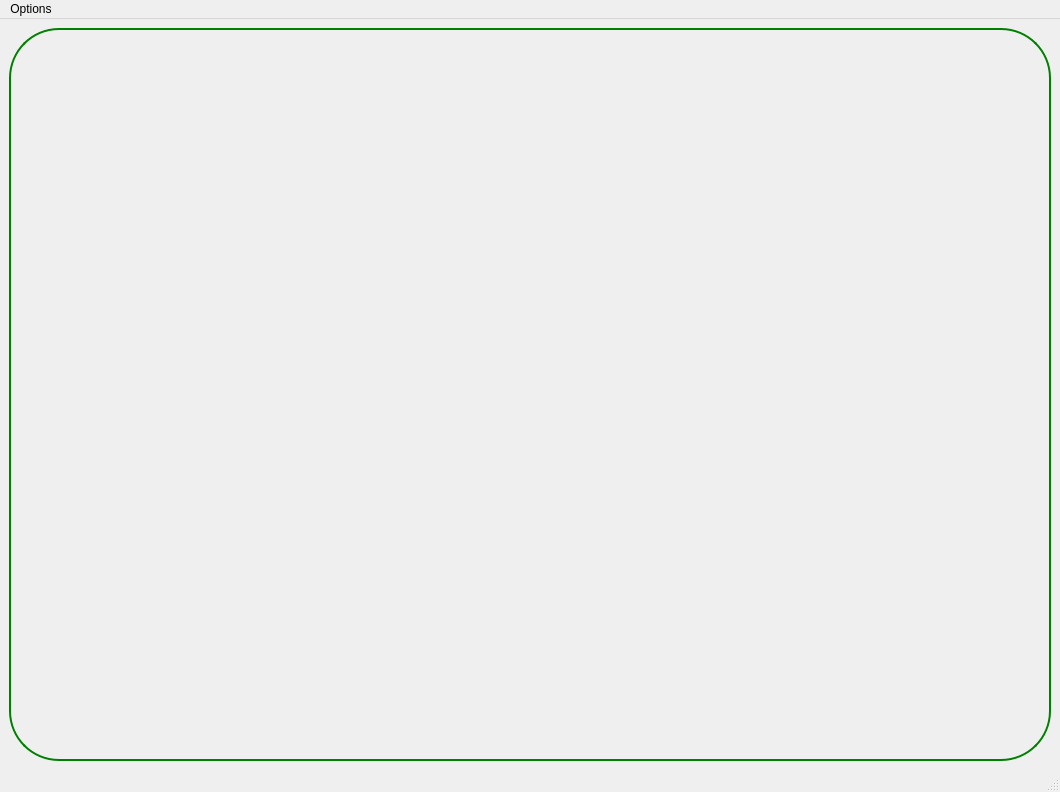
<?xml version="1.0" encoding="UTF-8"?>
<ui version="4.0">
 <class>MainWindow</class>
 <widget class="QMainWindow" name="MainWindow">
  <property name="geometry">
   <rect>
    <x>0</x>
    <y>0</y>
    <width>1060</width>
    <height>792</height>
   </rect>
  </property>
  <property name="windowTitle">
   <string>MainWindow</string>
  </property>
  <property name="styleSheet">
   <string notr="true"/>
  </property>
  <widget class="QWidget" name="centralwidget">
   <layout class="QHBoxLayout" name="horizontalLayout">
    <item>
     <widget class="QLabel" name="label">
      <property name="font">
       <font>
        <family>Futura</family>
        <pointsize>48</pointsize>
        <italic>true</italic>
       </font>
      </property>
      <property name="styleSheet">
       <string notr="true">QLabel{
    border: 2px solid green;
    border-radius: 50px;
    padding: 2px;
	color: black;
}</string>
      </property>
      <property name="text">
       <string/>
      </property>
      <property name="alignment">
       <set>Qt::AlignCenter</set>
      </property>
     </widget>
    </item>
   </layout>
  </widget>
  <widget class="QMenuBar" name="menubar">
   <property name="geometry">
    <rect>
     <x>0</x>
     <y>0</y>
     <width>1060</width>
     <height>26</height>
    </rect>
   </property>
   <widget class="QMenu" name="menuOptions">
    <property name="title">
     <string>Options</string>
    </property>
    <addaction name="twoDaction"/>
    <addaction name="separator"/>
    <addaction name="threeDaction"/>
    <addaction name="separator"/>
    <addaction name="actionLung"/>
   </widget>
   <addaction name="menuOptions"/>
  </widget>
  <widget class="QStatusBar" name="statusbar"/>
  <action name="actionYEEE">
   <property name="text">
    <string>YEEE</string>
   </property>
  </action>
  <action name="actioneee">
   <property name="text">
    <string>eee</string>
   </property>
  </action>
  <action name="actionddd">
   <property name="text">
    <string>ddd</string>
   </property>
  </action>
  <action name="actionsss">
   <property name="text">
    <string>????</string>
   </property>
  </action>
  <action name="actionsswe">
   <property name="text">
    <string>sswe</string>
   </property>
  </action>
  <action name="actionsdfgsdg">
   <property name="text">
    <string>sdfgsdg</string>
   </property>
  </action>
  <action name="actionccc">
   <property name="text">
    <string>ccc</string>
   </property>
  </action>
  <action name="twoDaction">
   <property name="checkable">
    <bool>true</bool>
   </property>
   <property name="checked">
    <bool>false</bool>
   </property>
   <property name="enabled">
    <bool>true</bool>
   </property>
   <property name="text">
    <string>2D processing</string>
   </property>
   <property name="autoRepeat">
    <bool>false</bool>
   </property>
   <property name="visible">
    <bool>true</bool>
   </property>
   <property name="menuRole">
    <enum>QAction::TextHeuristicRole</enum>
   </property>
   <property name="iconVisibleInMenu">
    <bool>true</bool>
   </property>
  </action>
  <action name="threeDaction">
   <property name="checkable">
    <bool>true</bool>
   </property>
   <property name="checked">
    <bool>false</bool>
   </property>
   <property name="enabled">
    <bool>true</bool>
   </property>
   <property name="text">
    <string>3D processing</string>
   </property>
   <property name="autoRepeat">
    <bool>false</bool>
   </property>
  </action>
  <action name="actionFace_Detection">
   <property name="checkable">
    <bool>true</bool>
   </property>
   <property name="text">
    <string>Face Detection</string>
   </property>
  </action>
  <action name="actionMotion_Detection">
   <property name="checkable">
    <bool>true</bool>
   </property>
   <property name="text">
    <string>Motion Detection</string>
   </property>
  </action>
  <action name="actionLung">
   <property name="checkable">
    <bool>true</bool>
   </property>
   <property name="text">
    <string>Lung Detector</string>
   </property>
  </action>
 </widget>
 <resources/>
 <connections/>
</ui>
